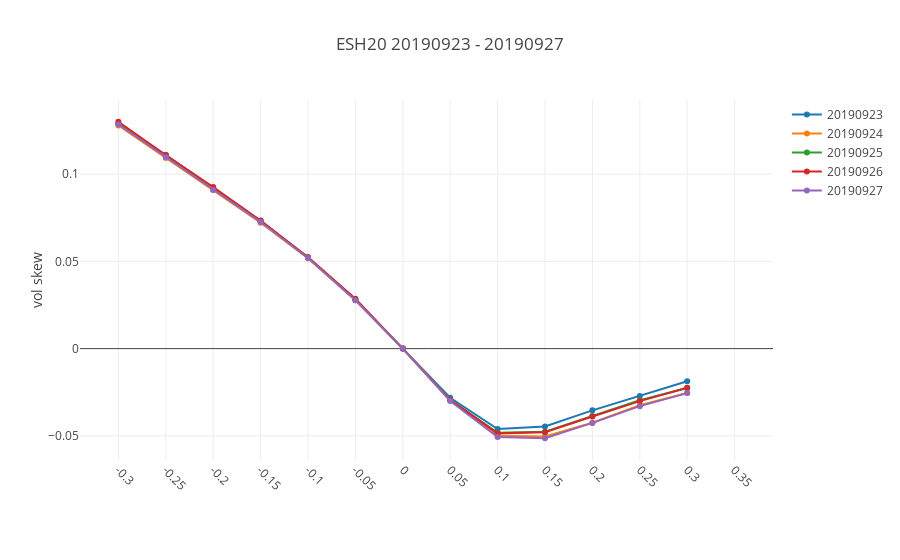
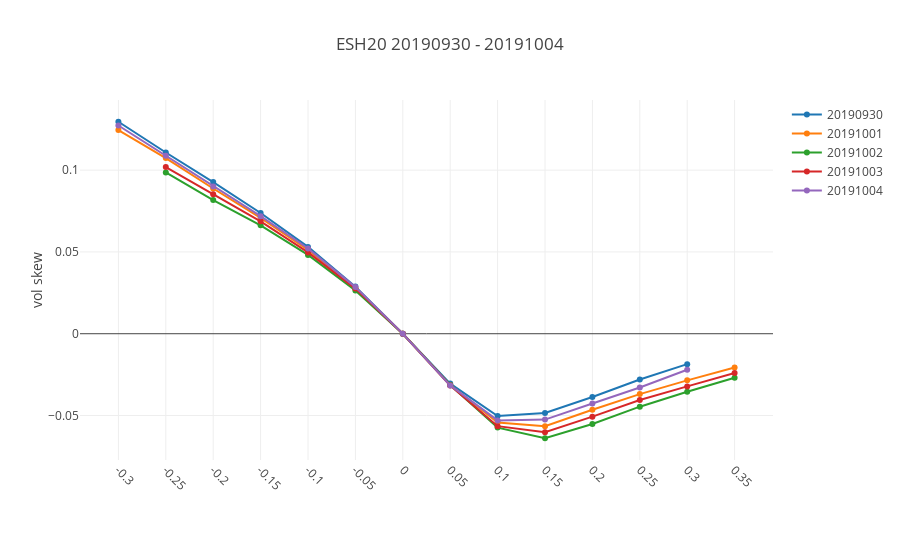
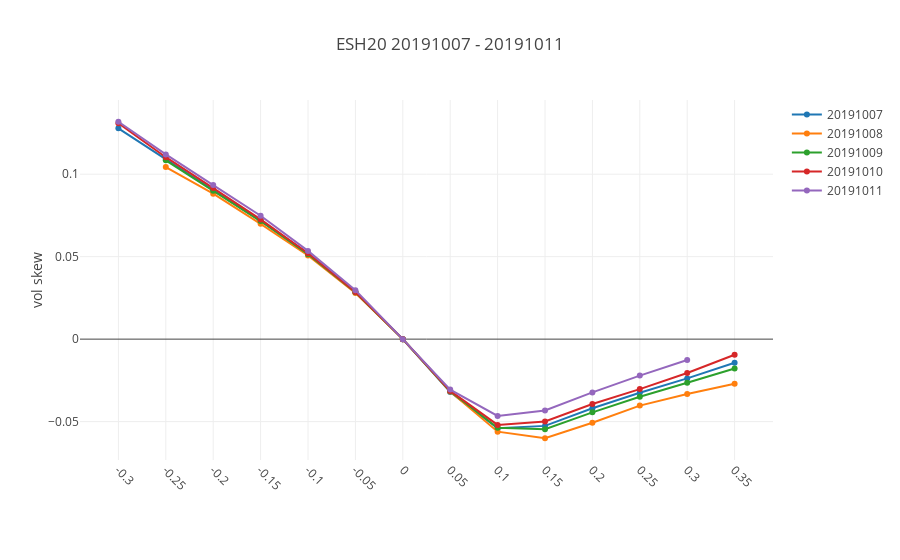
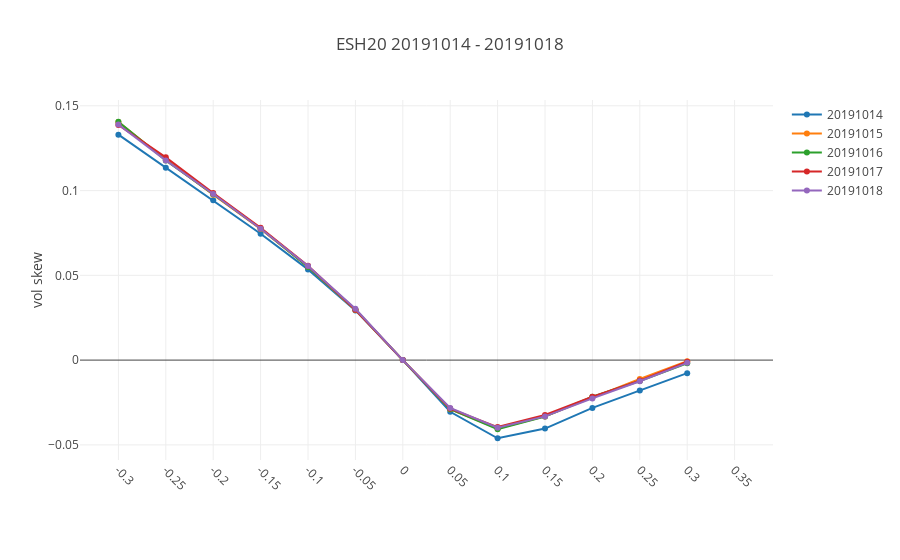

Notebook source saved alongside these figures, in order:
### Code cell
all_contracts = sorted(vt.df_iv.symbol.unique())
clist = [c for c in all_contracts if (c[:2]==commod) & (c[-2:]==str(year))]
for c in clist:
    dft = vt.df_iv[vt.df_iv.symbol==c]        
    if len(dft)<=0:
        print(f'no data for symbol {c}')
    else:
        fig_list = vt.graph_skew(c)
        # create a reactive grid graph
        for fig in fig_list:
            iplot(fig)

### Figure 1 — Plotly figure (JSON) as saved in the notebook; plotly's stock layout.template omitted (floating-point values rounded to 4 significant figures)
{"data": [{"name": "20190923", "type": "scatter", "uid": "18fb9118-6253-11ea-b53b-8c859025e7f9", "x": [-0.3, -0.25, -0.2, -0.15, -0.1, -0.05, 0, 0.05, 0.1, 0.15, 0.2, 0.25, 0.3, 0.35], "y": [0.1288, 0.111, 0.0921, 0.0732, 0.0522, 0.028, 0, -0.0282, -0.0461, -0.0446, -0.0354, -0.0272, -0.0187, null], "yaxis": "y"}, {"name": "20190924", "type": "scatter", "uid": "18fb9276-6253-11ea-9258-8c859025e7f9", "x": [-0.3, -0.25, -0.2, -0.15, -0.1, -0.05, 0, 0.05, 0.1, 0.15, 0.2, 0.25, 0.3, 0.35], "y": [0.128, 0.1093, 0.0911, 0.0722, 0.0518, 0.0277, 0, -0.0294, -0.05, -0.0504, -0.0425, -0.0325, -0.0254, null], "yaxis": "y"}, {"name": "20190925", "type": "scatter", "uid": "18fb9334-6253-11ea-a648-8c859025e7f9", "x": [-0.3, -0.25, -0.2, -0.15, -0.1, -0.05, 0, 0.05, 0.1, 0.15, 0.2, 0.25, 0.3, 0.35], "y": [0.129, 0.1108, 0.0921, 0.0731, 0.0524, 0.0283, 0, -0.0293, -0.0483, -0.0477, -0.0386, -0.0296, -0.0226, null], "yaxis": "y"}, {"name": "20190926", "type": "scatter", "uid": "18fb93d4-6253-11ea-bfc4-8c859025e7f9", "x": [-0.3, -0.25, -0.2, -0.15, -0.1, -0.05, 0, 0.05, 0.1, 0.15, 0.2, 0.25, 0.3, 0.35], "y": [0.1301, 0.111, 0.0927, 0.0735, 0.0524, 0.0286, 0, -0.0295, -0.0486, -0.048, -0.0389, -0.0301, -0.0224, null], "yaxis": "y"}, {"name": "20190927", "type": "scatter", "uid": "18fb9468-6253-11ea-8728-8c859025e7f9", "x": [-0.3, -0.25, -0.2, -0.15, -0.1, -0.05, 0, 0.05, 0.1, 0.15, 0.2, 0.25, 0.3, 0.35], "y": [0.1285, 0.1097, 0.091, 0.0726, 0.052, 0.0278, 0, -0.03, -0.0507, -0.0514, -0.0426, -0.033, -0.0255, null], "yaxis": "y"}], "layout": {"margin": {"b": 100}, "title": "ESH20 20190923 - 20190927", "xaxis": {"tickangle": 45, "ticktext": [-0.3, -0.25, -0.2, -0.15, -0.1, -0.05, 0, 0.05, 0.1, 0.15, 0.2, 0.25, 0.3, 0.35], "tickvals": [-0.3, -0.25, -0.2, -0.15, -0.1, -0.05, 0, 0.05, 0.1, 0.15, 0.2, 0.25, 0.3, 0.35], "type": "category"}, "yaxis": {"title": "vol skew"}, "yaxis2": {"overlaying": "y", "side": "right", "title": "y alt"}}}

### Figure 2 — Plotly figure (JSON) as saved in the notebook; plotly's stock layout.template omitted (floating-point values rounded to 4 significant figures)
{"data": [{"name": "20190930", "type": "scatter", "uid": "19107dc6-6253-11ea-bc73-8c859025e7f9", "x": [-0.3, -0.25, -0.2, -0.15, -0.1, -0.05, 0, 0.05, 0.1, 0.15, 0.2, 0.25, 0.3, 0.35], "y": [0.1296, 0.1108, 0.0927, 0.0738, 0.0531, 0.0288, 0, -0.0305, -0.0503, -0.0485, -0.0387, -0.028, -0.0186, null], "yaxis": "y"}, {"name": "20191001", "type": "scatter", "uid": "19107fec-6253-11ea-b219-8c859025e7f9", "x": [-0.3, -0.25, -0.2, -0.15, -0.1, -0.05, 0, 0.05, 0.1, 0.15, 0.2, 0.25, 0.3, 0.35], "y": [0.1245, 0.1074, 0.0888, 0.0708, 0.0513, 0.0277, 0, -0.0314, -0.0543, -0.0565, -0.0465, -0.0369, -0.0285, -0.0207], "yaxis": "y"}, {"name": "20191002", "type": "scatter", "uid": "191080dc-6253-11ea-aa7a-8c859025e7f9", "x": [-0.3, -0.25, -0.2, -0.15, -0.1, -0.05, 0, 0.05, 0.1, 0.15, 0.2, 0.25, 0.3, 0.35], "y": [null, 0.0986, 0.0817, 0.0663, 0.0482, 0.0265, 0, -0.0313, -0.0574, -0.0639, -0.0552, -0.0446, -0.0355, -0.0269], "yaxis": "y"}, {"name": "20191003", "type": "scatter", "uid": "19108186-6253-11ea-a488-8c859025e7f9", "x": [-0.3, -0.25, -0.2, -0.15, -0.1, -0.05, 0, 0.05, 0.1, 0.15, 0.2, 0.25, 0.3, 0.35], "y": [null, 0.1019, 0.0853, 0.0687, 0.0497, 0.0276, 0, -0.0316, -0.0565, -0.0602, -0.0507, -0.0405, -0.0322, -0.024], "yaxis": "y"}, {"name": "20191004", "type": "scatter", "uid": "1910821c-6253-11ea-9430-8c859025e7f9", "x": [-0.3, -0.25, -0.2, -0.15, -0.1, -0.05, 0, 0.05, 0.1, 0.15, 0.2, 0.25, 0.3, 0.35], "y": [0.1273, 0.1088, 0.09, 0.0719, 0.0521, 0.0285, 0, -0.0316, -0.053, -0.0525, -0.0427, -0.0329, -0.022, null], "yaxis": "y"}], "layout": {"margin": {"b": 100}, "title": "ESH20 20190930 - 20191004", "xaxis": {"tickangle": 45, "ticktext": [-0.3, -0.25, -0.2, -0.15, -0.1, -0.05, 0, 0.05, 0.1, 0.15, 0.2, 0.25, 0.3, 0.35], "tickvals": [-0.3, -0.25, -0.2, -0.15, -0.1, -0.05, 0, 0.05, 0.1, 0.15, 0.2, 0.25, 0.3, 0.35], "type": "category"}, "yaxis": {"title": "vol skew"}, "yaxis2": {"overlaying": "y", "side": "right", "title": "y alt"}}}

### Figure 3 — Plotly figure (JSON) as saved in the notebook; plotly's stock layout.template omitted (floating-point values rounded to 4 significant figures)
{"data": [{"name": "20191007", "type": "scatter", "uid": "1919395c-6253-11ea-ac0c-8c859025e7f9", "x": [-0.3, -0.25, -0.2, -0.15, -0.1, -0.05, 0, 0.05, 0.1, 0.15, 0.2, 0.25, 0.3, 0.35], "y": [0.1278, 0.1092, 0.0902, 0.0717, 0.052, 0.0286, 0, -0.032, -0.054, -0.0526, -0.0419, -0.0325, -0.0238, -0.0143], "yaxis": "y"}, {"name": "20191008", "type": "scatter", "uid": "19193b64-6253-11ea-bc84-8c859025e7f9", "x": [-0.3, -0.25, -0.2, -0.15, -0.1, -0.05, 0, 0.05, 0.1, 0.15, 0.2, 0.25, 0.3, 0.35], "y": [null, 0.1043, 0.0882, 0.0699, 0.0507, 0.028, 0, -0.0318, -0.0561, -0.0601, -0.0507, -0.0403, -0.0333, -0.0271], "yaxis": "y"}, {"name": "20191009", "type": "scatter", "uid": "19193c9a-6253-11ea-acec-8c859025e7f9", "x": [-0.3, -0.25, -0.2, -0.15, -0.1, -0.05, 0, 0.05, 0.1, 0.15, 0.2, 0.25, 0.3, 0.35], "y": [null, 0.1084, 0.0899, 0.0716, 0.0515, 0.0284, 0, -0.0316, -0.0538, -0.0546, -0.0444, -0.0349, -0.0265, -0.0178], "yaxis": "y"}, {"name": "20191010", "type": "scatter", "uid": "19193da8-6253-11ea-85ef-8c859025e7f9", "x": [-0.3, -0.25, -0.2, -0.15, -0.1, -0.05, 0, 0.05, 0.1, 0.15, 0.2, 0.25, 0.3, 0.35], "y": [0.1309, 0.1103, 0.0916, 0.0726, 0.0521, 0.0286, 0, -0.0314, -0.052, -0.0499, -0.0393, -0.0303, -0.0205, -0.0095], "yaxis": "y"}, {"name": "20191011", "type": "scatter", "uid": "19193ea2-6253-11ea-97da-8c859025e7f9", "x": [-0.3, -0.25, -0.2, -0.15, -0.1, -0.05, 0, 0.05, 0.1, 0.15, 0.2, 0.25, 0.3, 0.35], "y": [0.1318, 0.112, 0.0934, 0.0748, 0.0535, 0.0297, 0, -0.0306, -0.0466, -0.0433, -0.0323, -0.0221, -0.0127, null], "yaxis": "y"}], "layout": {"margin": {"b": 100}, "title": "ESH20 20191007 - 20191011", "xaxis": {"tickangle": 45, "ticktext": [-0.3, -0.25, -0.2, -0.15, -0.1, -0.05, 0, 0.05, 0.1, 0.15, 0.2, 0.25, 0.3, 0.35], "tickvals": [-0.3, -0.25, -0.2, -0.15, -0.1, -0.05, 0, 0.05, 0.1, 0.15, 0.2, 0.25, 0.3, 0.35], "type": "category"}, "yaxis": {"title": "vol skew"}, "yaxis2": {"overlaying": "y", "side": "right", "title": "y alt"}}}

### Figure 4 — Plotly figure (JSON) as saved in the notebook; plotly's stock layout.template omitted (floating-point values rounded to 4 significant figures)
{"data": [{"name": "20191014", "type": "scatter", "uid": "19219c64-6253-11ea-b2c7-8c859025e7f9", "x": [-0.3, -0.25, -0.2, -0.15, -0.1, -0.05, 0, 0.05, 0.1, 0.15, 0.2, 0.25, 0.3, 0.35], "y": [0.133, 0.1135, 0.0943, 0.0745, 0.0535, 0.0293, 0, -0.0305, -0.0461, -0.0404, -0.0282, -0.018, -0.0077, null], "yaxis": "y"}, {"name": "20191015", "type": "scatter", "uid": "19219dcc-6253-11ea-8e1b-8c859025e7f9", "x": [-0.3, -0.25, -0.2, -0.15, -0.1, -0.05, 0, 0.05, 0.1, 0.15, 0.2, 0.25, 0.3, 0.35], "y": [0.1404, 0.1182, 0.0976, 0.0774, 0.0551, 0.0296, 0, -0.029, -0.0403, -0.0332, -0.0221, -0.0111, -0.0007, null], "yaxis": "y"}, {"name": "20191016", "type": "scatter", "uid": "19219e8a-6253-11ea-baf7-8c859025e7f9", "x": [-0.3, -0.25, -0.2, -0.15, -0.1, -0.05, 0, 0.05, 0.1, 0.15, 0.2, 0.25, 0.3, 0.35], "y": [0.1406, 0.1178, 0.0978, 0.0776, 0.0549, 0.0299, 0, -0.0289, -0.0408, -0.0333, -0.0216, -0.0123, -0.0019, null], "yaxis": "y"}, {"name": "20191017", "type": "scatter", "uid": "19219f28-6253-11ea-a75b-8c859025e7f9", "x": [-0.3, -0.25, -0.2, -0.15, -0.1, -0.05, 0, 0.05, 0.1, 0.15, 0.2, 0.25, 0.3, 0.35], "y": [0.1387, 0.1196, 0.0985, 0.0781, 0.0557, 0.0297, 0, -0.0286, -0.0395, -0.0324, -0.0216, -0.0121, -0.001, null], "yaxis": "y"}, {"name": "20191018", "type": "scatter", "uid": "19219fc0-6253-11ea-bf23-8c859025e7f9", "x": [-0.3, -0.25, -0.2, -0.15, -0.1, -0.05, 0, 0.05, 0.1, 0.15, 0.2, 0.25, 0.3, 0.35], "y": [0.139, 0.1178, 0.098, 0.0775, 0.0555, 0.0303, 0, -0.0282, -0.0399, -0.0332, -0.0226, -0.0125, -0.0016, null], "yaxis": "y"}], "layout": {"margin": {"b": 100}, "title": "ESH20 20191014 - 20191018", "xaxis": {"tickangle": 45, "ticktext": [-0.3, -0.25, -0.2, -0.15, -0.1, -0.05, 0, 0.05, 0.1, 0.15, 0.2, 0.25, 0.3, 0.35], "tickvals": [-0.3, -0.25, -0.2, -0.15, -0.1, -0.05, 0, 0.05, 0.1, 0.15, 0.2, 0.25, 0.3, 0.35], "type": "category"}, "yaxis": {"title": "vol skew"}, "yaxis2": {"overlaying": "y", "side": "right", "title": "y alt"}}}
